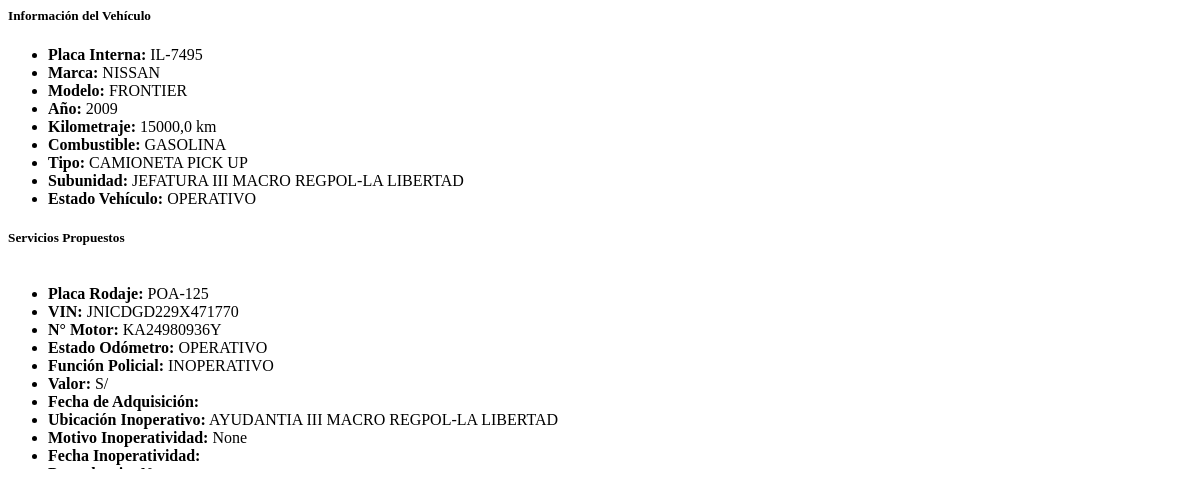
/vehiculos/2/ (signed in), run on an earlier commit of the app's database.
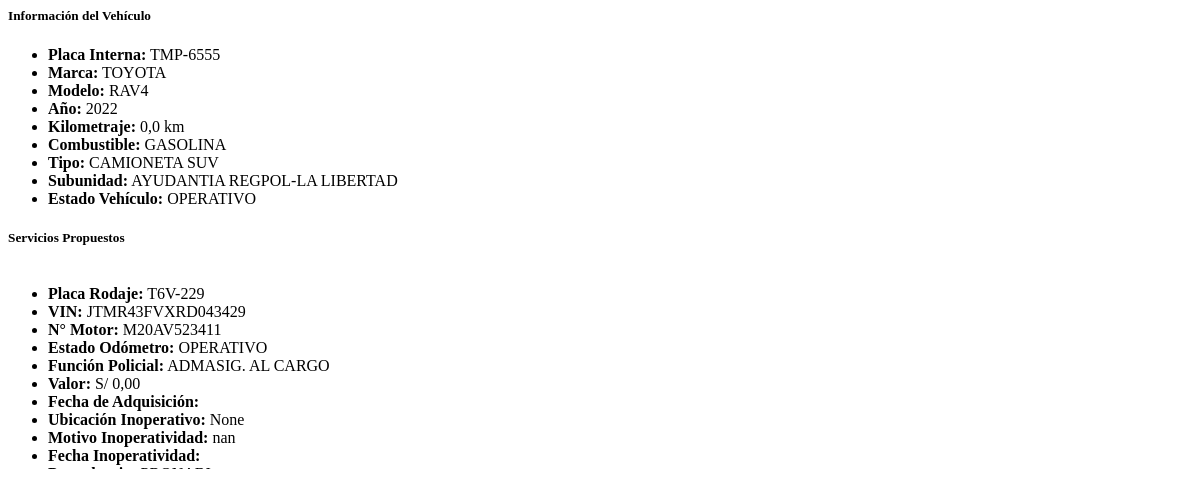
And on a later commit of the database.
### vehiculo/models.py (models this page shows, shortened)
class Vehiculo(models.Model):
    placa_int = models.CharField(
        max_length=10,
        unique=True,
        verbose_name="Placa Interna"
    )
    placa_rod = models.CharField(
        max_length=10,
        unique=True,
        verbose_name="Placa Rodaje",
        null=True,
        blank=True
    )
    vin = models.CharField(
        max_length= 30,
        unique=True,
        verbose_name= 'N° de serie'
    )
    num_motor = models.CharField(
        max_length= 30,
        blank=False,
        null=False,
        verbose_name= 'N° de motor'
    )
    marca = models.CharField(
        max_length=50,
        verbose_name="Marca"
    )
    modelo = models.CharField(
        max_length=50,
        verbose_name="Modelo"
    )
    anio = models.PositiveIntegerField(
        verbose_name="Año",
        blank=False,
        null=False,
    )
    tipo = models.CharField(
        max_length=30,
        choices=TIPOS_VEHICULO_CHOICES,
        default= '',
        verbose_name='Tipo',
        blank=False,
        null=False,
    )
    kilometraje = models.DecimalField(
        max_digits= 18,
        decimal_places=1,
        blank=False,
        null=False,
        verbose_name="Kilometraje"
    )
    estado_vehi = models.CharField(
        max_length=30,
        choices=ESTADOS_VEHICULO_CHOICES,
        default='OPERATIVO',
        verbose_name='Estado del vehículo'
    )
    estado_odo = models.CharField(
        max_length=30,
        choices=ESTADOS_ODOMETRO_VEHICULO_CHOICES,
        default='OPERATIVO',
        verbose_name='Estado del odometro'
    )
    fecha_adquisicion = models.DateTimeField(
        blank=True,
        null= True,
        verbose_name= 'Fecha de adquisición'
    )
    tipo_combustible = models.CharField(
        max_length=20,
        choices=TIPO_COMBUSTIBLE_CHOICES,
        default='Gasolina',
        verbose_name="Tipo de Combustible"
    )
    procedencia= models.CharField(
        null= True,
        blank= True,
        max_length=50,
        verbose_name='Procedencia'
    )
    funcion = models.CharField(
        max_length=30,
        choices=FUNCION_VEHICULO_CHOICES,
        default='',
        verbose_name='Función policial'
    )
    valor = models.DecimalField(
        max_digits= 18,
        decimal_places=2,
        blank=True,
        null=True,
        verbose_name="Valor"
    )
    subunidad = models.ForeignKey(
        SubUnidad,
        on_delete= models.CASCADE,
        verbose_name= 'Sub Unidad Asignada',
        null=True,
        blank=True
    )
    motivo_ino = models.TextField(
        blank=True,
        null= True,
        verbose_name='Motivo o causa de la inoperatividad'
    )
    fecha_ino = models.DateTimeField(
        blank= True,
        null= True,
        editable=True,
        verbose_name='Fecha de inoperatividad'
    )
    ubicacion_ino = models.ForeignKey(
        SubUnidad, on_delete= models.CASCADE,
        related_name='ubicacion_inoperativo',
        verbose_name='Ubicación del vehículo inoperativo',
        null=True,
        blank=True
    )
    resolucion_baja = models.CharField(
        null= True,
        blank= True,
        max_length=30,
        verbose_name='Resolución de la Baja'
    )
    fecha_baja = models.DateTimeField(
        blank=True,
        null= True,
        verbose_name= 'Fecha de la Baja'
    )
    created = models.DateTimeField(
        auto_now_add=True,
        editable=True
    )
    class Meta:
        verbose_name = "Vehículo"
        verbose_name_plural = "Vehículos"
        ordering = ['created']

### ubicacion/models.py (models this page shows, shortened)
class SubUnidad(models.Model):
    nombre = models.CharField(
        max_length= 50,
        verbose_name= 'Nombre de la Sub Unidad'
    )
    direccion = models.CharField(
        max_length= 70,
        verbose_name= 'Dirección',
        blank=True,
        null=True
    )
    telefono_contacto = models.CharField(
        blank=True,
        null=True,
        verbose_name= 'Teléfono de contacto.',
    )
    responsable = models.ForeignKey(
        Persona, on_delete=models.CASCADE,
        blank=True,
        null=True
    )
    unidad = models.ForeignKey(
        Unidad, on_delete= models.CASCADE,
        blank=True,
        null=True
    )
    class Meta:
        verbose_name = 'Sub Unidad'
        verbose_name_plural = 'Sub Unidades'
    def __str__(self):
        return self.nombre

### vehiculo/views.py (the view)
# urls.py: path('<int:id>/', views.vehiculo_detalle, name='vehiculo_detalle'),
@login_required
def vehiculo_detalle(request,id):
    vehiculo = get_object_or_404(Vehiculo, id=id)
    context = {'vehiculo':vehiculo}
    return render(request, 'vehiculo/detalle.html', context)

### templates/vehiculo/detalle.html (shortened to what the changed rows need)
<div class="container-fluid">
    <div class="card mb-3 shadow-sm">
        <div class="card-body">
            <ul class="list-group list-group-flush mb-3">
                <li class="list-group-item d-flex justify-content-between align-items-center">
                    <span> <strong>Placa Interna:</strong></span>
                    <span>{{ vehiculo.placa_int }}</span>
                </li>
                <li class="list-group-item d-flex justify-content-between align-items-center">
                    <span> <strong>Marca:</strong></span>
                    <span>{{ vehiculo.marca }}</span>
                </li>
                <li class="list-group-item d-flex justify-content-between align-items-center">
                    <span> <strong>Modelo:</strong></span>
                    <span>{{ vehiculo.modelo }}</span>
                </li>
                <li class="list-group-item d-flex justify-content-between align-items-center">
                    <span> <strong>Año:</strong></span>
                    <span>{{ vehiculo.anio }}</span>
                </li>
                <li class="list-group-item d-flex justify-content-between align-items-center">
                    <span> <strong>Kilometraje:</strong></span>
                    <span>{{ vehiculo.kilometraje }} km</span>
                </li>
                <li class="list-group-item d-flex justify-content-between align-items-center">
                    <span> <strong>Combustible:</strong></span>
                    <span>{{ vehiculo.get_tipo_combustible_display }}</span>
                </li>
                <li class="list-group-item d-flex justify-content-between align-items-center">
                    <span> <strong>Tipo:</strong></span>
                    <span>{{ vehiculo.get_tipo_display }}</span>
                </li>
                <li class="list-group-item d-flex justify-content-between align-items-center">
                    <span> <strong>Subunidad:</strong></span>
                    <span>{{ vehiculo.subunidad }}</span>
                </li>
                <li class="list-group-item d-flex justify-content-between align-items-center">
                    <span> <strong>Estado Vehículo:</strong></span>
                    <span>{{ vehiculo.get_estado_vehi_display }}</span>
                </li>
            </ul>
            </div>
    </div>
            <div class="card shadow-sm mb-3">
        <div class="collapse show" id="serviciosCollapse">
            <div class="card-body" style="max-height: 200px; overflow-y: auto;">
                <ul class="list-group list-group-flush">
                    <li class="list-group-item d-flex justify-content-between align-items-center">
                        <span> <strong>Placa Rodaje:</strong></span>
                        <span>{{ vehiculo.placa_rod }}</span>
                    </li>
                    <li class="list-group-item d-flex justify-content-between align-items-center">
                        <span> <strong>VIN:</strong></span>
                        <span>{{ vehiculo.vin }}</span>
                    </li>
                    <li class="list-group-item d-flex justify-content-between align-items-center">
                        <span> <strong>N° Motor:</strong></span>
                        <span>{{ vehiculo.num_motor }}</span>
                    </li>
                    <li class="list-group-item d-flex justify-content-between align-items-center">
                        <span> <strong>Estado Odómetro:</strong></span>
                        <span>{{ vehiculo.get_estado_odo_display }}</span>
                    </li>
                    <li class="list-group-item d-flex justify-content-between align-items-center">
                        <span> <strong>Función Policial:</strong></span>
                        <span>{{ vehiculo.get_funcion_display }}</span>
                    </li>
                    <li class="list-group-item d-flex justify-content-between align-items-center">
                        <span> <strong>Valor:</strong></span>
                        <span>S/ {{ vehiculo.valor|floatformat:2 }}</span>
                    </li>
                    <li class="list-group-item d-flex justify-content-between align-items-center">
                        <span> <strong>Ubicación Inoperativo:</strong></span>
                        <span>{{ vehiculo.ubicacion_ino }}</span>
                    </li>
                    <li class="list-group-item d-flex justify-content-between align-items-center">
                        <span> <strong>Motivo Inoperatividad:</strong></span>
                        <span>{{ vehiculo.motivo_ino }}</span>
                    </li>
                </ul>
            </div>
        </div>
    </div>
</div>

What changed in the data, as far as the page shows it:
changed Vehiculo "GASOLINA": placa_int "IL-7495" → "TMP-6555"; marca "NISSAN" → "TOYOTA"; modelo "FRONTIER" → "RAV4"; anio "2009" → "2022"; kilometraje "15000,0" → "0,0"; tipo "CAMIONETA PICK UP" → "CAMIONETA SUV"; subunidad "JEFATURA III MACRO REGPOL-LA LIBERTAD" → "AYUDANTIA REGPOL-LA LIBERTAD"; placa_rod "POA-125" → "T6V-229"; vin "JNICDGD229X471770" → "JTMR43FVXRD043429"; num_motor "KA24980936Y" → "M20AV523411"; funcion "INOPERATIVO" → "ADMASIG. AL CARGO"; valor (not shown) → "0,00"; ubicacion_ino "AYUDANTIA III MACRO REGPOL-LA LIBERTAD" → "None"; motivo_ino "None" → "nan"
